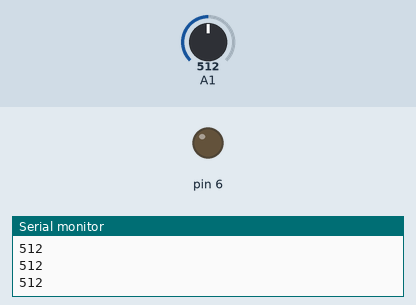
The sketch below on a simulated Arduino Uno, built with avr-gcc and run on an emulated ATmega328P. On the bench: output pins drawn as LEDs (lit = HIGH), the last lines printed to the serial monitor. The test bench sets the inputs (shaded band); at power-on: A1 = 512.

Above: at 1.2 s.
1.3 s: A1 set to 53
2.8 s: A1 set to 46
At 3.3 s:
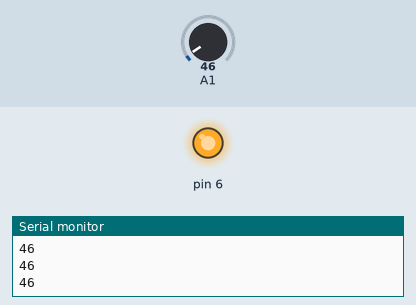
4.3 s: A1 set to 122
At 5.5 s:
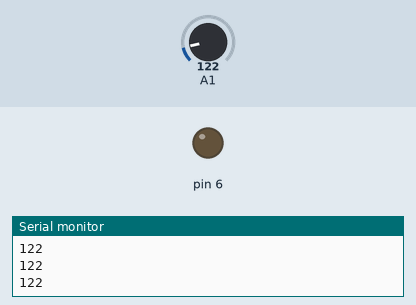
5.8 s: A1 set to 40
At 6.8 s:
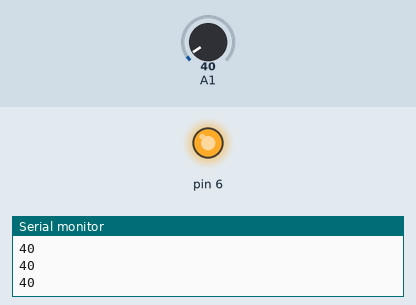
Timing chart, 0 to 8.3 s (numbered marks = the images above; inputs shaded):
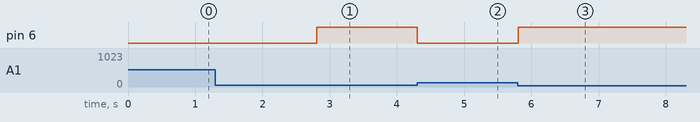

Measured:
- the behaviour switches between 51 and 50 on A1 (found by bisection; images 0 and 1)
- after the input at 2.8 s, pin 6: LOW → HIGH at once
- after the input at 4.3 s, pin 6: HIGH → LOW at once
- after the input at 5.8 s, pin 6: LOW → HIGH at once

The sketch:

peizo_elecric.ino
```cpp
void setup() {
  // put your setup code here, to run once:
  Serial.begin(9600);
  pinMode(6, OUTPUT);

}

void loop() {
  // put your main code here, to run repeatedly:
  int value = analogRead(A1);
  Serial.println(value);

  if(value > 50){
    digitalWrite(6, LOW);
  }
  else{
    digitalWrite(6, HIGH);
  }

}
```
